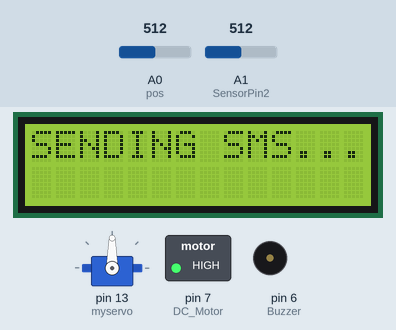
The sketch below on a simulated Arduino Uno, built with avr-gcc and run on an emulated ATmega328P. Parts: 14×2 character LCD, servo, switched loads named in the sketch (green lamp = pin HIGH), buzzer (waves = sounding, pin HIGH). The inputs (shaded band) are chosen by the test bench; at power-on: A0 (pos) = 512, A1 (SensorPin2) = 512. What the sketch prints to the serial monitor is not drawn.

Above: at 1.03 s.
1.4 s: A0 (pos) set to 716
At 2.2 s:
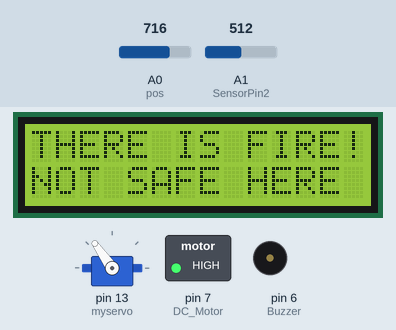
3.6 s: A0 (pos) set to 900
At 4.69 s:
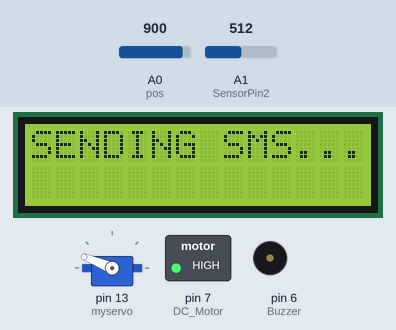
5.7 s: A0 (pos) set to 1023
At 6.53 s:
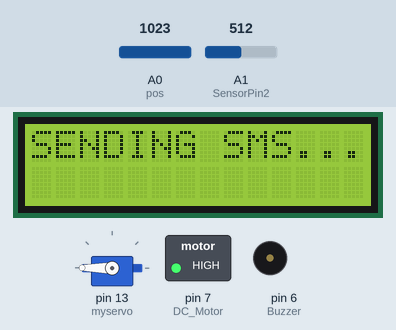
7.5 s: A0 (pos) set to 306
At 8.36 s:
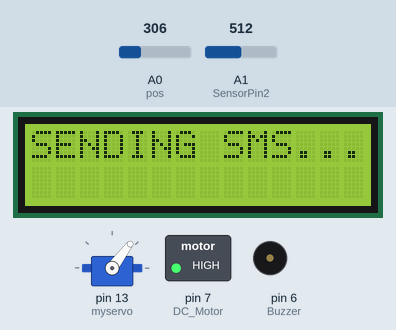
9.4 s: A0 (pos) set to 122
At 11.11 s:
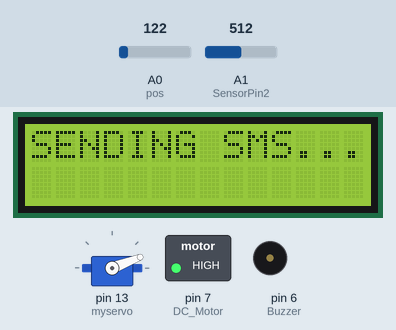
12.1 s: A1 (SensorPin2) set to 212
14.2 s: A1 (SensorPin2) set to 195
At 15.8 s:
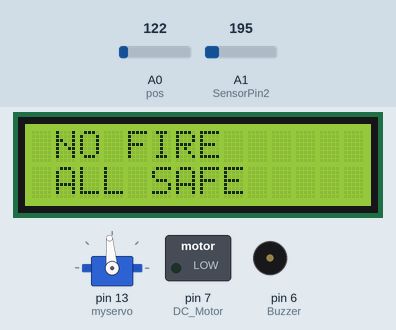
Timing chart, 0 to 17.3 s (numbered marks = the images above; inputs shaded):
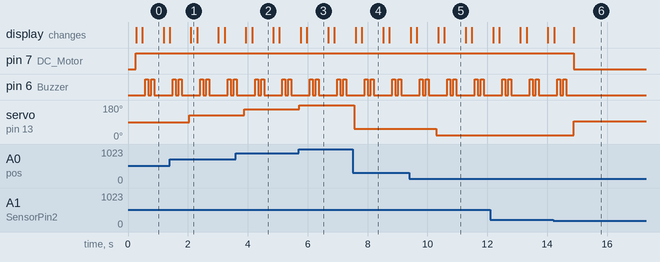

Measured:
- the behaviour switches between 205 and 204 on A1 (SensorPin2) (found by bisection; images 5 and 6)
- after the input at 1.4 s, servo on pin 13 (myservo): 90° → 125° after 0.65 s
- after the input at 3.6 s, servo on pin 13 (myservo): 125° → 158° after 0.28 s
- after the input at 5.7 s, servo on pin 13 (myservo): 158° → 180° at once
- after the input at 7.5 s, servo on pin 13 (myservo): 180° → 53° after 0.05 s
- after the input at 9.4 s, servo on pin 13 (myservo): 53° → 21° after 0.90 s
- after the input at 14.2 s, pin 7 (DC_Motor): HIGH → LOW after 0.68 s; pin 6 (Buzzer): goes on until 14.6 s, then stays LOW; servo on pin 13 (myservo): 21° → 95° after 0.69 s; the display: first differs from a run without the input after 0.69 s (image 6)
- by itself, pin 6 (Buzzer): repeats every 0.92 s: LOW 0.10 s, HIGH 0.10 s, LOW 0.62 s, HIGH 0.10 s

The sketch:

sketch_apr27a.ino
```cpp
#include<Servo.h>
Servo myservo;
int pos=0;
int val;
#include<LiquidCrystal.h>
LiquidCrystal lcd(12, 11, 5, 4, 3, 2);
#include<SoftwareSerial.h>
SoftwareSerial mySerial(9, 10);
byte tx=1;

const int Buzzer= 6;
const int DC_Motor= 7;

int gasC_1= 0; //set initial temp 0 for all MQ 3
int smkC_1= 0; //set initial tempC for all MQ 2

const int SensorPin1= A0; //fir input sensor pin
const int SensorPin2= A1;

String textforSMS;
void setup()
{
lcd.begin(14, 2);
delay(100);
pinMode(tx, OUTPUT);
myservo.attach(13);
pinMode(Buzzer, OUTPUT);
pinMode(SensorPin1, INPUT);
pinMode(SensorPin2, INPUT);
pinMode(Buzzer, OUTPUT);
pinMode(DC_Motor, OUTPUT);
mySerial.begin(9600);
Serial.begin(9600); //Start the serial connections with the computer
}

void loop()
{
int gasC_1= analogRead(SensorPin1);
int smkC_1= analogRead(SensorPin2);
gasC_1= analogRead(SensorPin1); // read the value from the LM35 sensor
gasC_1= (5.0 * gasC_1 * 100.0)/ 1024.0; //convert the analog data to temp
smkC_1= analogRead(SensorPin2); // read the value from thr MQ-2 sensor
smkC_1= (5.0* smkC_1 * 100.0)/1024.0; // convert the analog data to temp
delay(50);

if (gasC_1 >=100 || smkC_1 >=100)
{
val= analogRead(pos);
val= map(val, 0, 1023, 0, 180);
myservo.write(val);
delay(50);
digitalWrite(DC_Motor, HIGH);

lcd.clear();
lcd.setCursor(0, 0);
lcd.print("THERE IS FIRE!!!!");
lcd.setCursor(0, 1);
lcd.print("NOT SAFE HERE");
delay(200);
lcd.clear();
lcd.print("SENDING SMS.....");
delay(100);

digitalWrite(Buzzer, HIGH);
delay(100);
digitalWrite(Buzzer, LOW);
delay(100);
digitalWrite(Buzzer, HIGH);
delay(100);

digitalWrite(Buzzer, LOW);
delay(5);

Serial.print("FIRE ALERT! Please be informed that fire has occured!\r");
delay(100);
Serial.println((char)26); // End AT command with a*z, ASCII code 26
delay(100);
Serial.println();
}
else
{
digitalWrite(DC_Motor, LOW);
myservo.write(95);
lcd.clear();
lcd.setCursor(0, 0);
lcd.print(" NO FIRE ");
lcd.setCursor(0, 1);
lcd.print(" ALL SAFE ");
}
}
```
